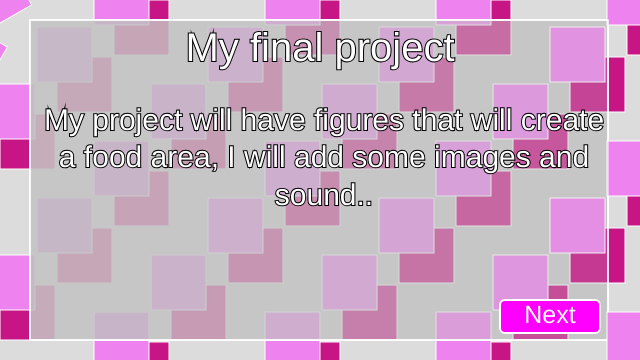
Frame 1 (no input)
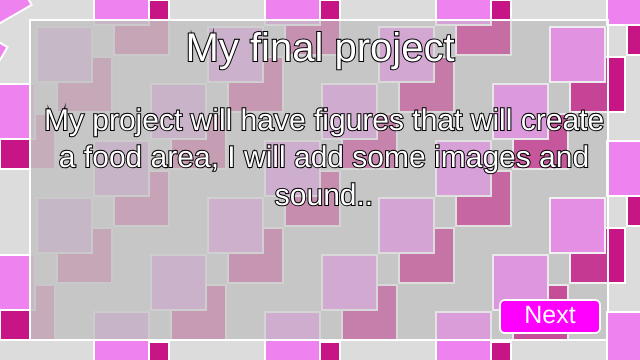
Frame 60 (no input)
Frame 120 (the mouse pressed at the canvas centre since frame 60): identical to frame 60, image omitted

The p5.js sketch that drew these frames (run headless with seeded random() and noise() and a simulated clock; from frame 60 on, the mouse is pressed at the canvas centre):

// p5.js sketch
// ── sketch.js
/* final project pitch
by valentina
5.11.2020

*/
 //global scope

 

var currentSlide = 0;
var numberOfSlides = 3;

// next slide button
var nextButtonX = 500;
var nextButtonY = 300;
var nextButtonW = 100;
var nextButtonH = 33;

// prev slide button
var prevButtonX = 350;
var prevButtonY = nextButtonY;
var prevButtonW = nextButtonW + 30;
var prevButtonH = nextButtonH;



function setup() {
	createCanvas(640,360);
	noStroke();
	
}


function draw() {
	background(220);


	// text('slide ' + currentSlide, 100, 100);

	var title; // the title of the slide
	var description;
	

	// setup each slide
	if (currentSlide == 0) {
		title = "My final project";
		description = "My project will have figures that will create a food area, I will add some images and sound..";
		
		  

	// background
		var w = 55;
        for (let x = 0; x < width; x += w+2) {
            for (let y = 0; y < height; y += w+2) {

            fill(192, 192, 192,20);
            rect( 30 , 20 ,578 ,320 );

              rotate(PI / 0.3);
           
               fill(199, 21, 133);
      
                stroke('white');
                rect( x , y , w, w); 

                fill(238, 130, 238);
              	rect( x-20, y-30 , w, w); 
  
          
        }
         
        }

	} else if (currentSlide == 1) {
		title = "User interaction";
		description = "The user can iteract with the shapes and images to listen to different sounds using the mouse or some keys. ";
	
		// background
		var w = 55;
        for (let x = 0; x < width; x += w+2) {
            for (let y = 0; y < height; y += w+2) {

            fill(192, 192, 192,20);
            rect( 30 , 20 ,578 ,320 );

              rotate(PI / 1);
           
               fill(199, 21, 133);
      
                stroke('white');
                rect( x , y , w, w); 

                fill(238, 130, 238);
              	rect( x-20, y-30 , w, w); 
              
                
          
        }
         
        }

	} else if (currentSlide == 2) {
		title = "Graphics";
		description = " I will use p5 shapes, sounds, colors,text, and images. Some shapes like the ones on the left.";


		// background
		var w = 55;
        for (let x = 0; x < width; x += w+2) {
            for (let y = 0; y < height; y += w+2) {


            fill(192, 192, 192,20);
            rect( 30 , 20 ,578 ,320 );

              rotate(PI / 0.7);
           
               fill(199, 21, 133);
      
                stroke('white');
                rect( x , y , w, w); 

                fill(238, 130, 238);
              	rect( x-20, y-30 , w, w); 
              
                
          
        }
         
        }

		 
 	 fill(250, 100, 100);
 	 rect(120, 220, 50, 90);
  
  	fill(100, 100, 250);
  	arc(120, 220,89, 150, 0, HALF_PI);
  	fill(255)
 	noStroke();
  	arc(145, 220, 50, 30, 0, HALF_PI+ HALF_PI);

	}

	// display title
	textSize(40);
	fill(255);
	stroke('black');
	strokeWeight(2);
	textAlign(CENTER, CENTER);
	text(title, 320, 50);

	// display description
	textSize(30);
	text(description, 29, 159, width - 50);

	

	// slide button display
	// button background design
	fill(255, 0, 255);
	stroke(255);
	strokeWeight(2);
	
	if (currentSlide < numberOfSlides - 1) {
		rect(nextButtonX, nextButtonY, nextButtonW, nextButtonH, 5); // next
	}

	if (currentSlide > 0) {
		rect(prevButtonX, prevButtonY, prevButtonW, prevButtonH, 5); // prev
	}
	
	
	// text design
	fill(255);
	textSize(25);
	noStroke();
	textAlign(CENTER, CENTER);

	if (currentSlide < numberOfSlides - 1) {
		text("Next", nextButtonX, nextButtonY, nextButtonW, nextButtonH);
	}
	
	if (currentSlide > 0) {
		text("Previous", prevButtonX, prevButtonY, prevButtonW, prevButtonH);
	}
	

		

}

function mousePressed() {


	// detecting mouse collision with the next button
	if (mouseX > nextButtonX && mouseX < nextButtonX + nextButtonW &&
		mouseY > nextButtonY && mouseY < nextButtonY + nextButtonH) {
		if (currentSlide < numberOfSlides - 1) {
			currentSlide++;
		}
		
	}

	// detect mouse collision with prev button
	if (mouseX > prevButtonX && mouseX < prevButtonX + prevButtonW &&
		mouseY > prevButtonY && mouseY < prevButtonY + prevButtonH) {
		if (currentSlide > 0) {
			currentSlide--;
		}
	}
}
